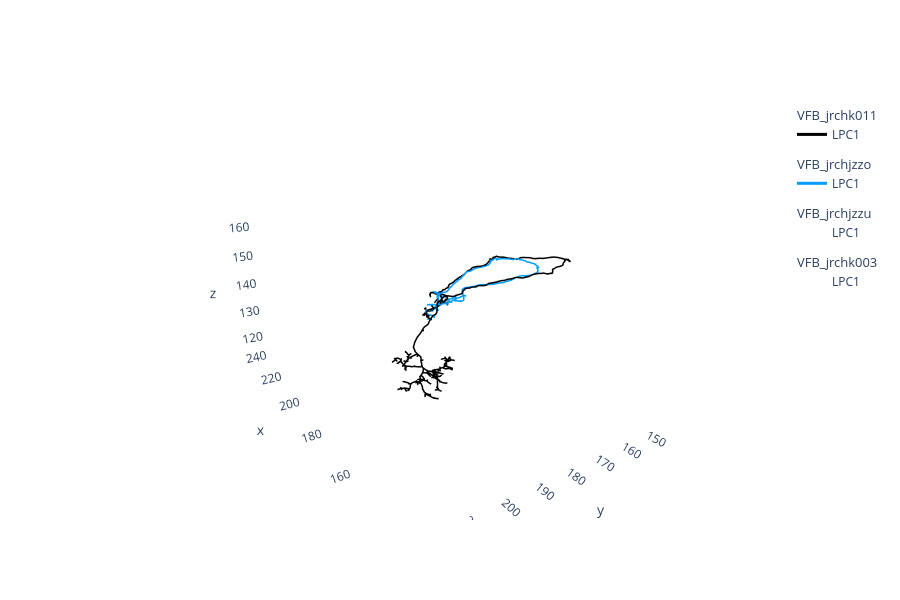

The notebook cell saved with this chart:
### Code cell
high_simiarity_neuron_scores = [neuron for neuron in vfb_neuron.similar_neurons_nblast if float(neuron.score) > 0.7]
# We are also limiting the neurons to those with a score of greater than 0.7


vfb_neuron.plot_similar(similar=high_simiarity_neuron_scores, template='JRC2018Unisex')

### Figure 1 — Plotly figure (JSON) as saved in the notebook; plotly's stock layout.template omitted (floating-point values rounded to 4 significant figures; data arrays with more than 128 entries replaced by an {"elided": "..."} marker saying what was removed)
{"data": [{"hoverinfo": "none", "hovertext": " ", "legendgroup": "VFB_jrchk011", "legendgrouptitle": {"text": "VFB_jrchk011"}, "line": {"color": "rgb(0,0,0)", "dash": "solid", "width": 3}, "mode": "lines", "name": "LPC1", "opacity": 1, "showlegend": true, "type": "scatter3d", "x": {"elided": "1433 float values"}, "y": {"elided": "1433 float values"}, "z": {"elided": "1433 float values"}}, {"hoverinfo": "none", "hovertext": " ", "legendgroup": "VFB_jrchjzzo", "legendgrouptitle": {"text": "VFB_jrchjzzo"}, "line": {"color": "rgb(0,157,255)", "dash": "solid", "width": 3}, "mode": "lines", "name": "LPC1", "opacity": 1, "showlegend": true, "type": "scatter3d", "x": {"elided": "731 float values"}, "y": {"elided": "731 float values"}, "z": {"elided": "731 float values"}}, {"hoverinfo": "none", "hovertext": " ", "legendgroup": "VFB_jrchjzzu", "legendgrouptitle": {"text": "VFB_jrchjzzu"}, "line": {"color": "rgb(55,255,255)", "dash": "solid", "width": 3}, "mode": "lines", "name": "LPC1", "opacity": 0, "showlegend": true, "type": "scatter3d", "x": {"elided": "826 float values"}, "y": {"elided": "826 float values"}, "z": {"elided": "826 float values"}}, {"hoverinfo": "none", "hovertext": " ", "legendgroup": "VFB_jrchk003", "legendgrouptitle": {"text": "VFB_jrchk003"}, "line": {"color": "rgb(0,151,116)", "dash": "solid", "width": 3}, "mode": "lines", "name": "LPC1", "opacity": 0, "showlegend": true, "type": "scatter3d", "x": {"elided": "774 float values"}, "y": {"elided": "774 float values"}, "z": {"elided": "774 float values"}}], "layout": {"autosize": true, "height": 600, "legend": {"bgcolor": "rgba(0,0,0,0)", "orientation": "v"}, "paper_bgcolor": "rgba(0,0,0,0)", "plot_bgcolor": "rgba(0,0,0,0)", "scene": {"aspectmode": "data", "aspectratio": {"x": 1, "y": 1, "z": 1}, "camera": {"eye": {"x": -1.743, "y": 1.071, "z": 0.71}, "up": {"x": 0, "y": 0, "z": 1}}, "xaxis": {"backgroundcolor": "rgb(240, 240, 240)", "gridcolor": "rgb(255, 255, 255)", "showbackground": false, "showgrid": false, "showline": false, "zerolinecolor": "rgb(255, 255, 255)"}, "yaxis": {"backgroundcolor": "rgb(240, 240, 240)", "gridcolor": "rgb(255, 255, 255)", "showbackground": false, "showgrid": false, "showline": false, "zerolinecolor": "rgb(255, 255, 255)"}, "zaxis": {"backgroundcolor": "rgb(240, 240, 240)", "gridcolor": "rgb(255, 255, 255)", "showbackground": false, "showgrid": false, "showline": false, "zerolinecolor": "rgb(255, 255, 255)"}}, "showlegend": true}}
